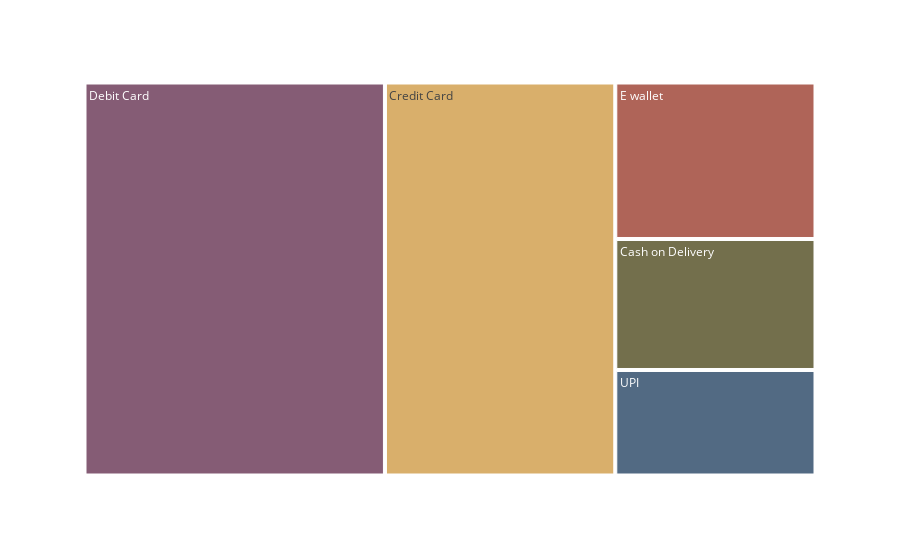

Here is the notebook cell this chart was saved with:
### Code cell
df1  =df['PreferredPaymentMode'].value_counts().reset_index()
df1.columns = ['mode', 'count']
df1

fig = px.treemap(df1, path = ['mode'], values = 'count',  color_discrete_sequence=px.colors.qualitative.Antique)
fig.show()

### Figure 1 — Plotly figure (JSON) as saved in the notebook; plotly's stock layout.template omitted (floating-point values rounded to 4 significant figures)
{"data": [{"branchvalues": "total", "domain": {"x": [0, 1], "y": [0, 1]}, "hovertemplate": "labels=%{label}<br>count=%{value}<br>parent=%{parent}<br>id=%{id}<extra></extra>", "ids": ["Cash on Delivery", "Credit Card", "Debit Card", "E wallet", "UPI"], "labels": ["Cash on Delivery", "Credit Card", "Debit Card", "E wallet", "UPI"], "name": "", "parents": ["", "", "", "", ""], "type": "treemap", "values": [514, 1774, 2314, 614, 414]}], "layout": {"legend": {"tracegroupgap": 0}, "margin": {"t": 60}, "treemapcolorway": ["rgb(133, 92, 117)", "rgb(217, 175, 107)", "rgb(175, 100, 88)", "rgb(115, 111, 76)", "rgb(82, 106, 131)", "rgb(98, 83, 119)", "rgb(104, 133, 92)", "rgb(156, 156, 94)", "rgb(160, 97, 119)", "rgb(140, 120, 93)", "rgb(124, 124, 124)"]}}
